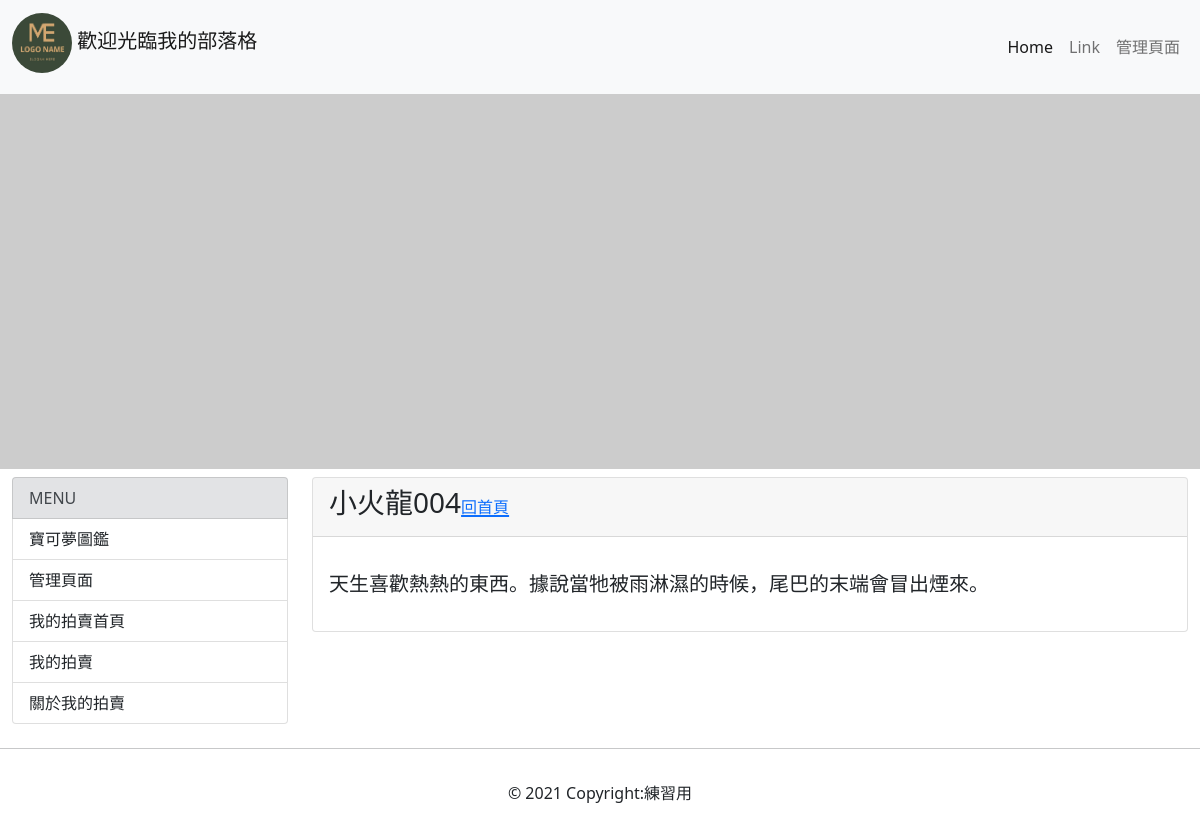
Page /post/004/ on the earlier database version.
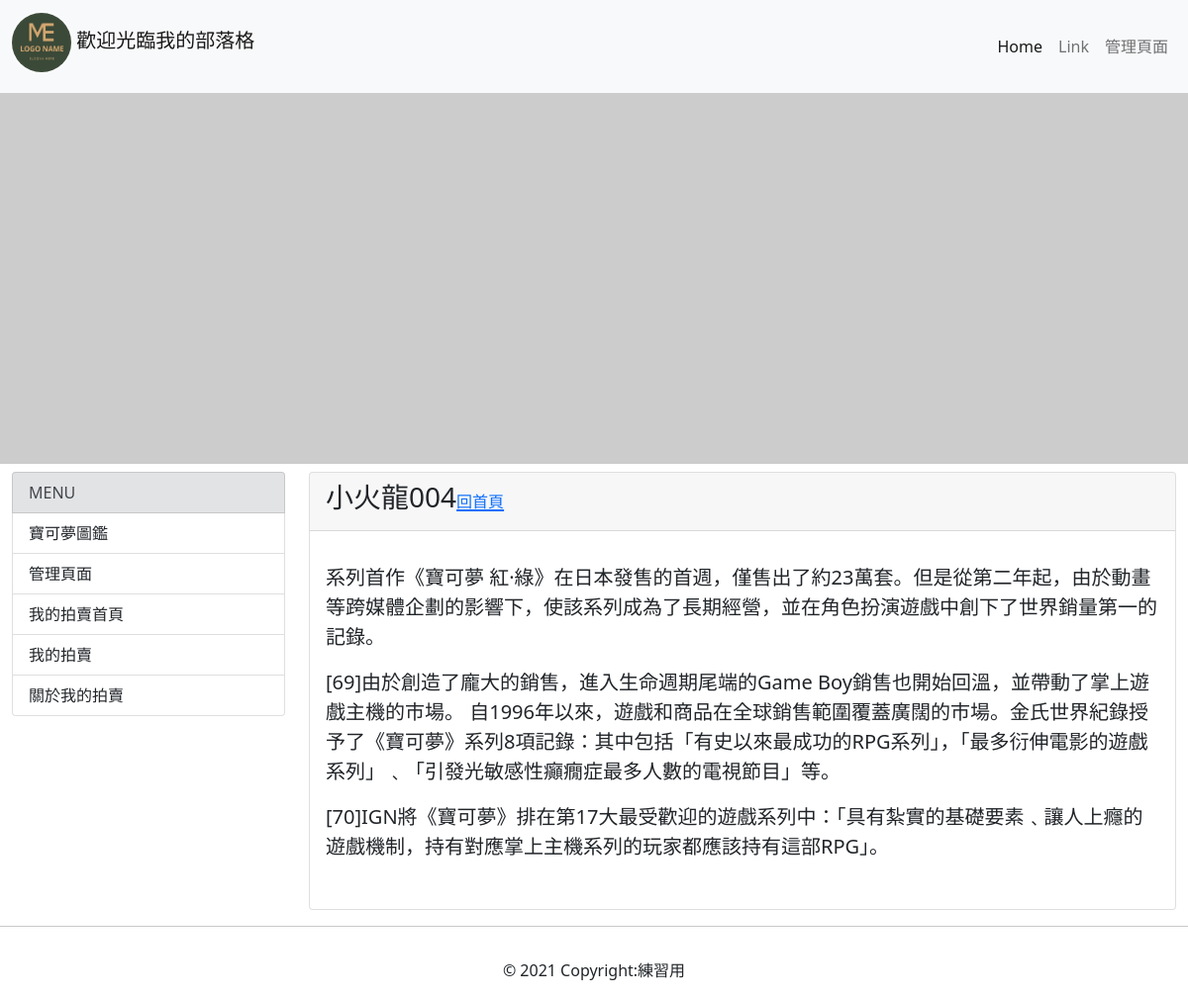
Same page on the later database version.
### mainsite/models.py (models this page shows, shortened)
class Post(models.Model):
  title = models.CharField(max_length=200)
  slug  = models.CharField(max_length=200)
  abstracts = models.TextField(max_length=200)
  pic_urls= models.URLField(max_length=250)
  body  = models.TextField()
  pub_date = models.DateTimeField(default=timezone.now)
  class Meta:
    ordering = ('-pub_date',)#  用新增日期排序-表示倒序

### mainsite/views.py (the view)
# urls.py: path('post/<slug:slug>/',showpost),
def showpost(request,slug):
  template =get_template('post.html')
  try:
   post =Post.objects.get(slug=slug)
   if post != None:
       html = template.render(locals())  #回傳區域變數用字典型態打包 一定要字典
       return HttpResponse(html)
  except:
    return redirect('/')

### templates/post.html (shortened to what this page needs)
{% extends 'base.html' %}
{% load markdown_deux_tags %}
      {% block content%}
      <div class="col">
            <div class="card h-100">
                <div class="card-header">
                  <h3>{{post.title}}{{post.slug}}<a href="/"><small style="font-size: 16px;">回首頁</small> </a> </h3>
                </div>
                <div class="card-body">
                    <blockquote class="blockquote mb-0">
                     <p>{{ post.body | markdown }}</p>
                    </blockquote>
                </div>
            </div>
          </div>
      {% endblock %}

### templates/base.html (shortened to what this page needs)
<html>
  {% load static %}
<head>
  <link href="https://cdn.jsdelivr.net/npm/bootstrap@5.0.0/dist/css/bootstrap.min.css" rel="stylesheet"
>
  <link rel="stylesheet" href="{% static '/css/style.css' %}">
</head>
<body>
  {% include 'header.html'%}
  <div class="container-fluid">
    <div class="row">
      <div class="col-12 col-md-3 mb-2">
        <div class="list-group">
          <li class="list-group-item list-group-item-secondary">MENU</li>
          <a href="#" class="list-group-item list-group-item-action">寶可夢圖鑑</a>
          <a href="/admin" class="list-group-item list-group-item-action">管理頁面</a>
          <a href="/MTV/MTVhome" class="list-group-item list-group-item-action">我的拍賣首頁</a>
          <a href="/MTV/listing" class="list-group-item list-group-item-action">我的拍賣</a>
          <a href="/MTV/about" class="list-group-item list-group-item-action">關於我的拍賣</a>
        </div>
      </div>
      <div class="col-12 col-md-9 ">
        <div class="row">
        {% block content %} {% endblock %}
        </div>
      </div>
    </div>
  </div>
  {% include 'footer.html' %}
</body>
</html>

### templates/header.html (shortened to what this page needs)
{% block 'header.html' %}
  <nav class="navbar navbar-expand-lg navbar-light bg-light">
  <div class="container-fluid">
    <h1 class="navbar-brand">
      <a href="/"><img class ="logo" src="{% static '/images/logo.jpg' %}" ></a>
    歡迎光臨我的部落格</h1>
    <div class="collapse navbar-collapse" id="navbarSupportedContent">
      <ul class="navbar-nav md-flex-row flex-wrap ms-md-auto">
        <li class="nav-item">
          <a class="nav-link active" aria-current="page" href="#">Home</a>
        </li>
        <li class="nav-item">
          <a class="nav-link" href="#">Link</a>
        </li>
        <li class="nav-item">
          <a class="nav-link" href="/admin" tabindex="-1" aria-disabled="true">管理頁面</a>
        </li>
      </ul>
    </div>
  </div>
  </nav>
  <div id="carouselExampleSlidesOnly" class="carousel slide" data-bs-ride="carousel">
    <div class="carousel-inner mb-2">
      <div class="carousel-item active">
        <img src="https://picsum.photos/960/300/?random=11" class="d-block w-100" alt="...">
      </div>
    </div>
  </div>
{% endblock %}

### templates/footer.html
{% block 'footer.html'%}
  <hr>
  {% if now %}
    <p class=></p>
    <div class="footer-copyright text-center py-1">
    現在時間：{{now  }}
    </div>
  {% else %}
  <div class="footer-copyright text-center py-3">© 2021 Copyright:練習用
  </div>
  {% endif %}
{% endblock %}

### static/css/style.css (style rules this page uses)
.logo { clip-path: circle(50% at 50% 50%); width: 60px; height: 60px; }

Differences in the rows shown:
changed Post "小火龍": body "天生喜歡熱熱的東西。據說當牠被雨淋濕的時候，尾巴的末端會冒出煙來。" → "系列首作《寶可夢 紅·綠》在日本發售的首週，僅售出了約23萬套。但是從第二年起，由於動畫等跨媒體企劃的影響下，使該系列成為了長期經營，並在角色扮演遊戲中創下了世界銷量第一的記錄。 [69]由於創造了龐大的銷售，進入生命週期尾端的Game Boy銷售也開始回溫，並帶動了掌上遊戲主機的市場。 自1996年以來，遊戲和商品在全球銷售範圍覆蓋廣闊的市場。金氏世界紀錄授予了《寶可夢》系列8項記錄：其中包括「有史以來最成功的RPG系列」，「最多衍伸電影的遊戲系列」﹑「引發光敏感性癲癇症最多人數的電視節目」等。 [70]IGN將《寶可夢》排在第17大最受歡迎的遊戲系列中：「具有紮實的基礎要素﹑讓人上癮的遊戲機制，持有對應掌上主機系列的玩家都應該持有這部RPG」。"
